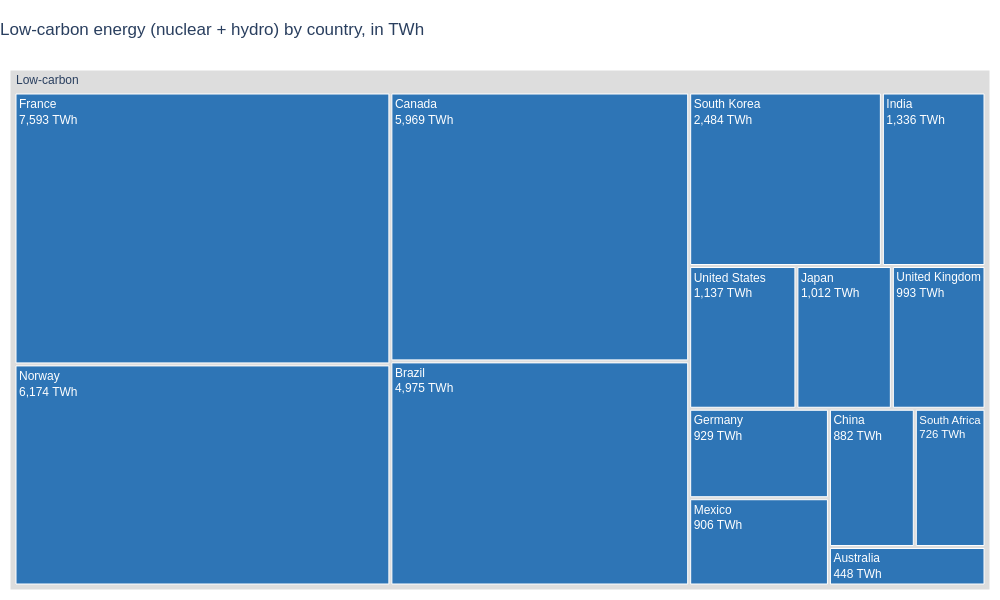
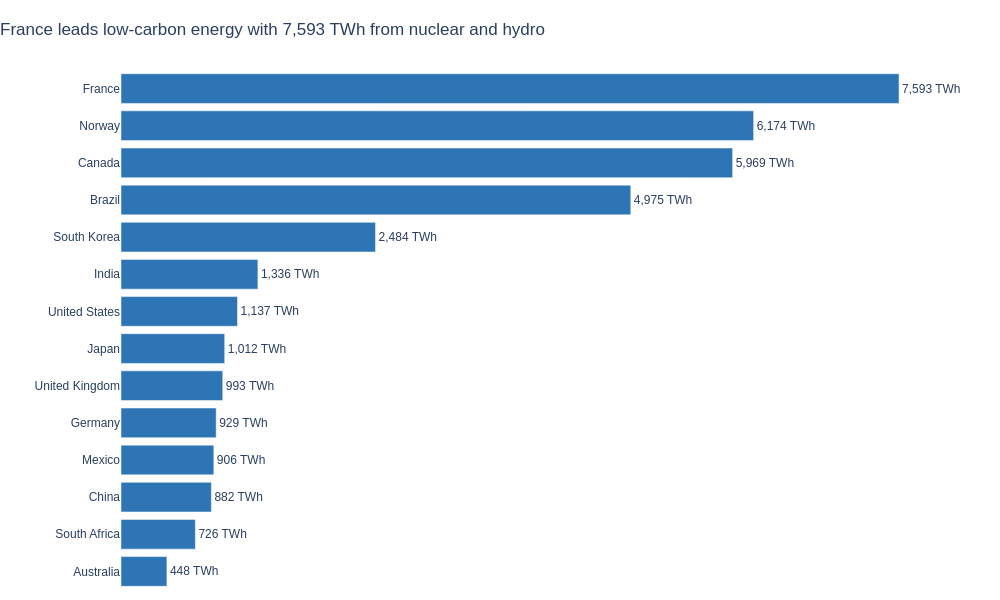

Notebook code for these charts, in order:
### Markdown cell above
## Task 2 — Treemap vs bar: low-carbon energy by country

**What to build:** Build **both** a treemap and a horizontal bar chart showing total low-carbon TWh (Nuclear + Hydro) per country. Then answer the question in a markdown cell below.

**Requirements:**
- Filter to `Source_Type == 'Low-carbon'` and aggregate TWh by country
- Treemap: single-level `path=['All', 'Country']` with a dummy root node labelled `'Low-carbon'`
- Bar chart: sorted by TWh, horizontal orientation, CVD-safe colour
- Both charts show TWh values, not percentages
- Insight title on the bar chart naming the leading country

### Code cell
lowc = (df.loc[df['Source_Type'] == 'Low-carbon']
          .groupby('Country', as_index=False)['TWh'].sum()
          .sort_values('TWh', ascending=False))
lowc['All'] = 'Low-carbon'                      

leader = lowc.iloc[0]['Country']
leader_twh = lowc.iloc[0]['TWh']
BLUE, GREY = '#2E75B6', '#DDDDDD'

fig_tree = px.treemap(
    lowc,
    path=['All', 'Country'],
    values='TWh',
    labels={'TWh': 'Energy (TWh)'},
    height=600, width=1000,
    template='plotly_white',
)
fig_tree.update_traces(
    textinfo='label+value',
    texttemplate='%{label}<br>%{value:,.0f} TWh',
    hovertemplate='<b>%{label}</b><br>%{value:,.0f} TWh<extra></extra>',
    marker_line_color='white', marker_line_width=1,
)

fig_tree.data[0].marker.colors = [GREY if p == '' else BLUE for p in fig_tree.data[0].parents]
fig_tree.update_layout(
    title=dict(text='Low-carbon energy (nuclear + hydro) by country, in TWh', x=0),
    font=dict(family='Arial', size=12),
    margin=dict(l=10, r=10, t=70, b=10),
)
fig_tree.show()


fig_bar = px.bar(
    lowc,
    x='TWh', y='Country',
    text='TWh',
    category_orders={'Country': lowc['Country'].tolist()},   
    labels={'TWh': 'Low-carbon energy (TWh)'},
    color_discrete_sequence=[BLUE],
    height=600, width=1000,
    template='plotly_white',
)
fig_bar.update_traces(
    texttemplate='%{x:,.0f} TWh', textposition='outside', cliponaxis=False,
    hovertemplate='<b>%{y}</b><br>%{x:,.0f} TWh<extra></extra>',
)
fig_bar.update_layout(
    title=dict(text=f'{leader} leads low-carbon energy with {leader_twh:,.0f} TWh from nuclear and hydro', x=0),
    font=dict(family='Arial', size=12),
    xaxis=dict(visible=False),
    yaxis=dict(title=''),
    margin=dict(l=10, r=60, t=70, b=10),
    showlegend=False,
)
fig_bar.show()

### Figure 1 — Plotly figure (JSON) as saved in the notebook; plotly's stock layout.template omitted (floating-point values rounded to 4 significant figures)
{"data": [{"branchvalues": "total", "domain": {"x": [0, 1], "y": [0, 1]}, "hovertemplate": "<b>%{label}</b><br>%{value:,.0f} TWh<extra></extra>", "ids": ["Low-carbon/France", "Low-carbon/Norway", "Low-carbon/Canada", "Low-carbon/Brazil", "Low-carbon/South Korea", "Low-carbon/India", "Low-carbon/United States", "Low-carbon/Japan", "Low-carbon/United Kingdom", "Low-carbon/Germany", "Low-carbon/Mexico", "Low-carbon/China", "Low-carbon/South Africa", "Low-carbon/Australia", "Low-carbon"], "labels": ["France", "Norway", "Canada", "Brazil", "South Korea", "India", "United States", "Japan", "United Kingdom", "Germany", "Mexico", "China", "South Africa", "Australia", "Low-carbon"], "marker": {"colors": ["#2E75B6", "#2E75B6", "#2E75B6", "#2E75B6", "#2E75B6", "#2E75B6", "#2E75B6", "#2E75B6", "#2E75B6", "#2E75B6", "#2E75B6", "#2E75B6", "#2E75B6", "#2E75B6", "#DDDDDD"], "line": {"color": "white", "width": 1}}, "name": "", "parents": ["Low-carbon", "Low-carbon", "Low-carbon", "Low-carbon", "Low-carbon", "Low-carbon", "Low-carbon", "Low-carbon", "Low-carbon", "Low-carbon", "Low-carbon", "Low-carbon", "Low-carbon", "Low-carbon", ""], "textinfo": "label+value", "texttemplate": "%{label}<br>%{value:,.0f} TWh", "type": "treemap", "values": [7593.0, 6174.0, 5969.0, 4975.0, 2484.0, 1336.0, 1137.0, 1012.0, 993.0, 929.0, 906.0, 882.0, 726.0, 448.0, 35560.0]}], "layout": {"font": {"family": "Arial", "size": 12}, "height": 600, "legend": {"tracegroupgap": 0}, "margin": {"b": 10, "l": 10, "r": 10, "t": 70}, "title": {"text": "Low-carbon energy (nuclear + hydro) by country, in TWh", "x": 0}, "width": 1000}}

### Figure 2 — Plotly figure (JSON) as saved in the notebook; plotly's stock layout.template omitted (floating-point values rounded to 4 significant figures)
{"data": [{"cliponaxis": false, "hovertemplate": "<b>%{y}</b><br>%{x:,.0f} TWh<extra></extra>", "legendgroup": "", "marker": {"color": "#2E75B6", "pattern": {"shape": ""}}, "name": "", "orientation": "h", "showlegend": false, "text": [7593.0, 6174.0, 5969.0, 4975.0, 2484.0, 1336.0, 1137.0, 1012.0, 993.0, 929.0, 906.0, 882.0, 726.0, 448.0], "textposition": "outside", "texttemplate": "%{x:,.0f} TWh", "type": "bar", "x": [7593.0, 6174.0, 5969.0, 4975.0, 2484.0, 1336.0, 1137.0, 1012.0, 993.0, 929.0, 906.0, 882.0, 726.0, 448.0], "xaxis": "x", "y": ["France", "Norway", "Canada", "Brazil", "South Korea", "India", "United States", "Japan", "United Kingdom", "Germany", "Mexico", "China", "South Africa", "Australia"], "yaxis": "y"}], "layout": {"barmode": "relative", "font": {"family": "Arial", "size": 12}, "height": 600, "legend": {"tracegroupgap": 0}, "margin": {"b": 10, "l": 10, "r": 60, "t": 70}, "showlegend": false, "title": {"text": "France leads low-carbon energy with 7,593 TWh from nuclear and hydro", "x": 0}, "width": 1000, "xaxis": {"anchor": "y", "domain": [0, 1], "title": {"text": "Low-carbon energy (TWh)"}, "visible": false}, "yaxis": {"anchor": "x", "categoryarray": ["Australia", "South Africa", "China", "Mexico", "Germany", "United Kingdom", "Japan", "United States", "India", "South Korea", "Brazil", "Canada", "Norway", "France"], "categoryorder": "array", "domain": [0, 1], "title": {"text": ""}}}}
